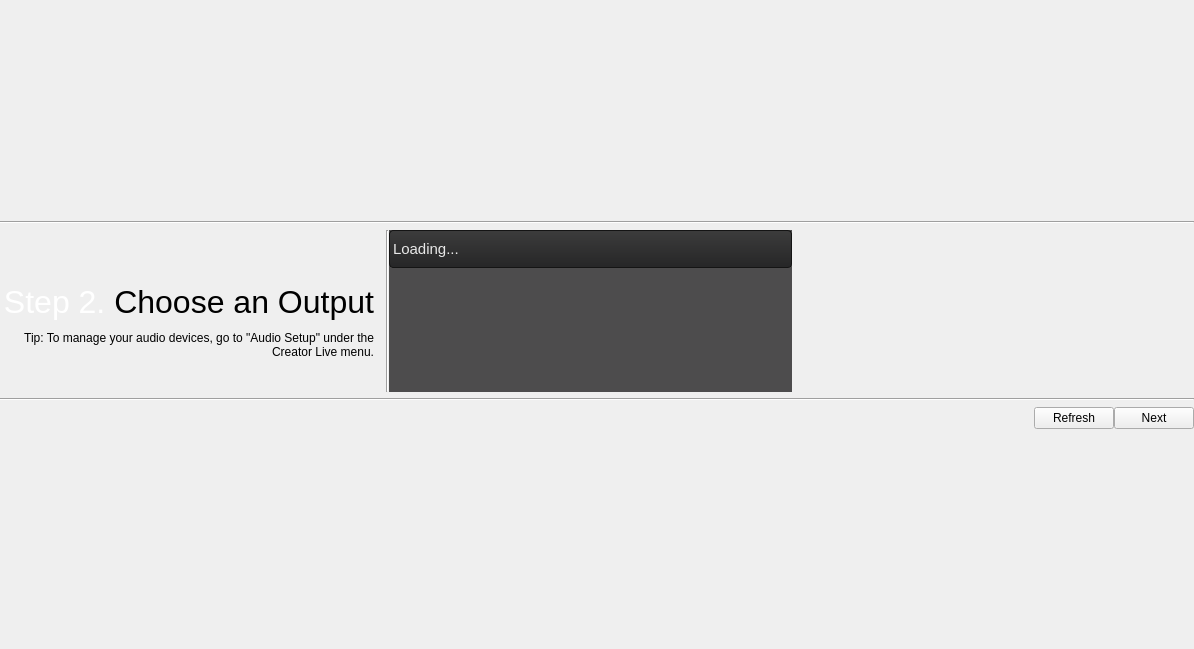
<?xml version="1.0" encoding="UTF-8"?>
<ui version="4.0">
 <class>AudioOutputChooser</class>
 <widget class="QWidget" name="AudioOutputChooser">
  <property name="geometry">
   <rect>
    <x>0</x>
    <y>0</y>
    <width>1194</width>
    <height>649</height>
   </rect>
  </property>
  <property name="sizePolicy">
   <sizepolicy hsizetype="Preferred" vsizetype="Expanding">
    <horstretch>0</horstretch>
    <verstretch>0</verstretch>
   </sizepolicy>
  </property>
  <property name="windowTitle">
   <string>Form</string>
  </property>
  <layout class="QGridLayout" name="gridLayout">
   <property name="leftMargin">
    <number>0</number>
   </property>
   <property name="rightMargin">
    <number>0</number>
   </property>
   <property name="horizontalSpacing">
    <number>0</number>
   </property>
   <item row="1" column="0" colspan="4">
    <widget class="Line" name="line_2">
     <property name="orientation">
      <enum>Qt::Horizontal</enum>
     </property>
    </widget>
   </item>
   <item row="3" column="0">
    <widget class="QLabel" name="Awidget">
     <property name="minimumSize">
      <size>
       <width>0</width>
       <height>38</height>
      </size>
     </property>
     <property name="maximumSize">
      <size>
       <width>16777215</width>
       <height>38</height>
      </size>
     </property>
     <property name="styleSheet">
      <string notr="true">padding-right: 9px;</string>
     </property>
     <property name="text">
      <string>&lt;html&gt;&lt;head/&gt;&lt;body&gt;&lt;p&gt;&lt;span style=&quot; font-size:24pt; color:#ffffff;&quot;&gt;Step 2. &lt;/span&gt;&lt;span style=&quot; font-size:24pt; color:#000000;&quot;&gt;Choose an Output&lt;/span&gt;&lt;/p&gt;&lt;/body&gt;&lt;/html&gt;</string>
     </property>
     <property name="alignment">
      <set>Qt::AlignRight|Qt::AlignTrailing|Qt::AlignVCenter</set>
     </property>
    </widget>
   </item>
   <item row="7" column="2">
    <spacer name="verticalSpacer_2">
     <property name="orientation">
      <enum>Qt::Vertical</enum>
     </property>
     <property name="sizeHint" stdset="0">
      <size>
       <width>20</width>
       <height>40</height>
      </size>
     </property>
    </spacer>
   </item>
   <item row="2" column="3" rowspan="3">
    <widget class="QWidget" name="Cwidget" native="true">
     <property name="sizePolicy">
      <sizepolicy hsizetype="Expanding" vsizetype="Preferred">
       <horstretch>0</horstretch>
       <verstretch>0</verstretch>
      </sizepolicy>
     </property>
    </widget>
   </item>
   <item row="0" column="2">
    <spacer name="verticalSpacer">
     <property name="orientation">
      <enum>Qt::Vertical</enum>
     </property>
     <property name="sizeHint" stdset="0">
      <size>
       <width>20</width>
       <height>40</height>
      </size>
     </property>
    </spacer>
   </item>
   <item row="2" column="0">
    <widget class="QLabel" name="label">
     <property name="minimumSize">
      <size>
       <width>0</width>
       <height>48</height>
      </size>
     </property>
     <property name="maximumSize">
      <size>
       <width>16777215</width>
       <height>48</height>
      </size>
     </property>
     <property name="text">
      <string/>
     </property>
    </widget>
   </item>
   <item row="2" column="2" rowspan="3">
    <widget class="QListWidget" name="Bwidget">
     <property name="sizePolicy">
      <sizepolicy hsizetype="Expanding" vsizetype="Maximum">
       <horstretch>0</horstretch>
       <verstretch>0</verstretch>
      </sizepolicy>
     </property>
     <property name="font">
      <font>
       <pointsize>11</pointsize>
      </font>
     </property>
     <property name="styleSheet">
      <string notr="true">* {
background-color: #4d4c4d;
spacing: 0px;
font-color: black;
}

QListWidget {
   alignment: center;
   spacing: 23;
}

QListWidget::item {
   height: 36px;
   border: 1px solid #141414;
   border-radius: 4px;
   background-color: qlineargradient(x1: 0, y1: 0, x2: 0, y2: 1, stop: 0 #3c3c3c, stop: 1 #262627);
    color: #e8e8e8;
}

QListWidget::item::selected {
background-color: #5b5a5b
}


QListWidget::item::hover {
   background-color: #5b5a5b;
}</string>
     </property>
     <property name="frameShape">
      <enum>QFrame::NoFrame</enum>
     </property>
     <property name="frameShadow">
      <enum>QFrame::Plain</enum>
     </property>
     <property name="resizeMode">
      <enum>QListView::Fixed</enum>
     </property>
     <property name="spacing">
      <number>3</number>
     </property>
     <property name="selectionRectVisible">
      <bool>false</bool>
     </property>
     <item>
      <property name="text">
       <string>Loading...</string>
      </property>
     </item>
    </widget>
   </item>
   <item row="4" column="0">
    <widget class="QLabel" name="label_5">
     <property name="minimumSize">
      <size>
       <width>0</width>
       <height>64</height>
      </size>
     </property>
     <property name="maximumSize">
      <size>
       <width>16777215</width>
       <height>64</height>
      </size>
     </property>
     <property name="styleSheet">
      <string notr="true">padding-right: 9px;</string>
     </property>
     <property name="text">
      <string>Tip: To manage your audio devices, go to &quot;Audio Setup&quot; under the Creator Live menu.</string>
     </property>
     <property name="alignment">
      <set>Qt::AlignRight|Qt::AlignTop|Qt::AlignTrailing</set>
     </property>
     <property name="wordWrap">
      <bool>true</bool>
     </property>
    </widget>
   </item>
   <item row="2" column="1" rowspan="3">
    <widget class="Line" name="line_4">
     <property name="orientation">
      <enum>Qt::Vertical</enum>
     </property>
    </widget>
   </item>
   <item row="5" column="0" colspan="4">
    <widget class="Line" name="line_3">
     <property name="orientation">
      <enum>Qt::Horizontal</enum>
     </property>
    </widget>
   </item>
   <item row="6" column="0" colspan="4">
    <layout class="QHBoxLayout" name="horizontalLayout">
     <property name="bottomMargin">
      <number>0</number>
     </property>
     <item>
      <spacer name="horizontalSpacer">
       <property name="orientation">
        <enum>Qt::Horizontal</enum>
       </property>
       <property name="sizeHint" stdset="0">
        <size>
         <width>40</width>
         <height>20</height>
        </size>
       </property>
      </spacer>
     </item>
     <item>
      <widget class="QPushButton" name="pushButton_refresh">
       <property name="text">
        <string>Refresh</string>
       </property>
      </widget>
     </item>
     <item>
      <widget class="QPushButton" name="pushButton_create">
       <property name="text">
        <string>Next</string>
       </property>
      </widget>
     </item>
    </layout>
   </item>
  </layout>
 </widget>
 <resources/>
 <connections/>
</ui>
